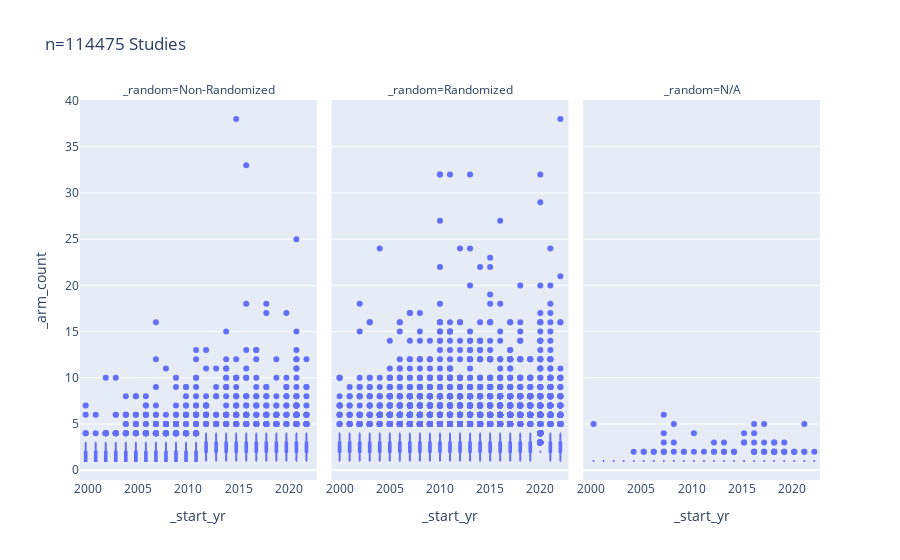

Notebook source saved alongside this figure:
### Code cell
import plotly.express as px
import pandas as pd

from openctgov.lib.helpers import protocol_feature_query

protocol_feature = protocol_feature_query()
protocol_feature = protocol_feature[protocol_feature['_start_yr'] > 1999]
protocol_feature = protocol_feature[protocol_feature['_start_yr'] < 2023]
px.box(
    protocol_feature,
    x="_start_yr",
    y="_arm_count",
    title=f"n={len(protocol_feature)} Studies",
    facet_col="_random",
)

### Figure 1 — Plotly figure (JSON) as saved in the notebook; plotly's stock layout.template omitted (floating-point values rounded to 4 significant figures; data arrays with more than 128 entries replaced by an {"elided": "..."} marker saying what was removed)
{"data": [{"alignmentgroup": "True", "hovertemplate": "_random=Non-Randomized<br>_start_yr=%{x}<br>_arm_count=%{y}<extra></extra>", "legendgroup": "", "marker": {"color": "#636efa"}, "name": "", "notched": false, "offsetgroup": "", "orientation": "v", "showlegend": false, "type": "box", "x": {"elided": "10337 int values"}, "x0": " ", "xaxis": "x", "y": {"elided": "10337 int values"}, "y0": " ", "yaxis": "y"}, {"alignmentgroup": "True", "hovertemplate": "_random=Randomized<br>_start_yr=%{x}<br>_arm_count=%{y}<extra></extra>", "legendgroup": "", "marker": {"color": "#636efa"}, "name": "", "notched": false, "offsetgroup": "", "orientation": "v", "showlegend": false, "type": "box", "x": {"elided": "81085 int values"}, "x0": " ", "xaxis": "x2", "y": {"elided": "81085 int values"}, "y0": " ", "yaxis": "y2"}, {"alignmentgroup": "True", "hovertemplate": "_random=N/A<br>_start_yr=%{x}<br>_arm_count=%{y}<extra></extra>", "legendgroup": "", "marker": {"color": "#636efa"}, "name": "", "notched": false, "offsetgroup": "", "orientation": "v", "showlegend": false, "type": "box", "x": {"elided": "23053 int values"}, "x0": " ", "xaxis": "x3", "y": {"elided": "23053 int values"}, "y0": " ", "yaxis": "y3"}], "layout": {"annotations": [{"font": {}, "showarrow": false, "text": "_random=Non-Randomized", "x": 0.16, "xanchor": "center", "xref": "paper", "y": 1, "yanchor": "bottom", "yref": "paper"}, {"font": {}, "showarrow": false, "text": "_random=Randomized", "x": 0.5, "xanchor": "center", "xref": "paper", "y": 1, "yanchor": "bottom", "yref": "paper"}, {"font": {}, "showarrow": false, "text": "_random=N/A", "x": 0.84, "xanchor": "center", "xref": "paper", "y": 1, "yanchor": "bottom", "yref": "paper"}], "boxmode": "group", "legend": {"tracegroupgap": 0}, "title": {"text": "n=114475 Studies"}, "xaxis": {"anchor": "y", "domain": [0, 0.32], "title": {"text": "_start_yr"}}, "xaxis2": {"anchor": "y2", "domain": [0.34, 0.66], "matches": "x", "title": {"text": "_start_yr"}}, "xaxis3": {"anchor": "y3", "domain": [0.68, 1.0], "matches": "x", "title": {"text": "_start_yr"}}, "yaxis": {"anchor": "x", "domain": [0, 1], "title": {"text": "_arm_count"}}, "yaxis2": {"anchor": "x2", "domain": [0, 1], "matches": "y", "showticklabels": false}, "yaxis3": {"anchor": "x3", "domain": [0, 1], "matches": "y", "showticklabels": false}}}
